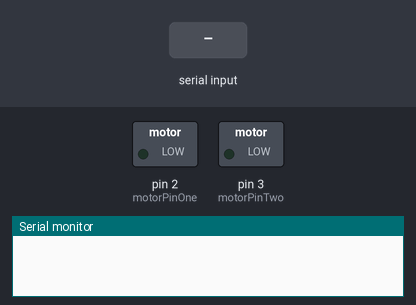
The sketch below on a simulated Arduino Uno, built with avr-gcc and run on an emulated ATmega328P. Parts: switched loads named in the sketch (green lamp = pin HIGH), the last lines printed to the serial monitor. The inputs (shaded band) are chosen by the test bench.

Above: at 1.2 s.
1.3 s: byte 0 (0) received over Serial
At 2.1 s:
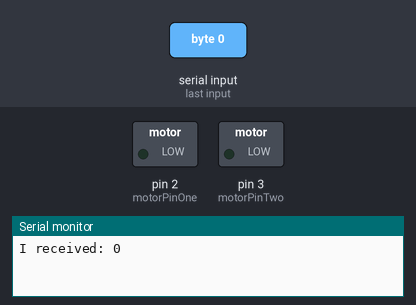
2.8 s: byte 1 (1) received over Serial
At 3.2 s:
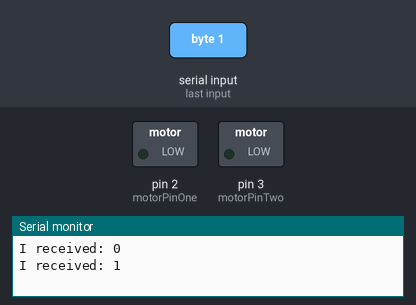
Timing chart, 0 to 5.8 s (numbered marks = the images above; inputs shaded):
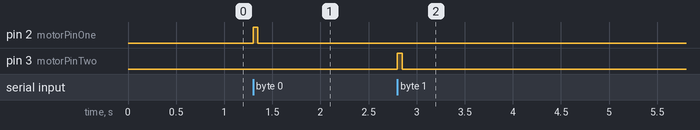

The sketch:

strava.ino
```cpp
 /// GLOBALS ///////////////////////////////////////

int incomingByte = 0;
const int motorPinOne = 2;
const int motorPinTwo = 3;

void setup() {

		Serial.begin(9600);
		// opens serial port, sets data rate to 9600 bps
		pinMode(motorPinOne,OUTPUT);
        pinMode(motorPinTwo,OUTPUT);
        digitalWrite(motorPinOne, LOW);
        digitalWrite(motorPinTwo, LOW);
}

void loop() {


	if (Serial.available() > 0) {


	  	// read the incoming byte:
	  	incomingByte = Serial.read();
	    Serial.print("I received: ");
	    Serial.println(incomingByte, DEC);

	    if (incomingByte == 0) {
	    	digitalWrite(motorPinOne, HIGH);
	    	delay(50);
	    	digitalWrite(motorPinOne, LOW);
	    }

	    if (incomingByte == 1) {
	    	digitalWrite(motorPinTwo, HIGH);
	    	delay(50);
	    	digitalWrite(motorPinTwo, LOW);
	    }
	}


}


/*
currentMillis = millis();
	if (motor1state == LOW) {
		if(currentMillis - previousMotorMillis >= motorInterval){
			motor1state == HIGH;
			digitalWrite(motorPinOne, motor1state);
			previousMotorMillis = motorInterval;
		}
	} else {
		if (currentMillis - previousMotorMillis >= motorInterval) {
			motor1state = LOW;
			digitalWrite(motorPinOne, motor1state);
			previousMotorMillis = motorInterval;
		}
	}
*/
```

Measured:
- after the input at 1.3 s, pin 2 (motorPinOne): LOW → HIGH at once, → LOW 0.05 s later
- after the input at 2.8 s, pin 3 (motorPinTwo): LOW → HIGH at once, → LOW 0.05 s later
